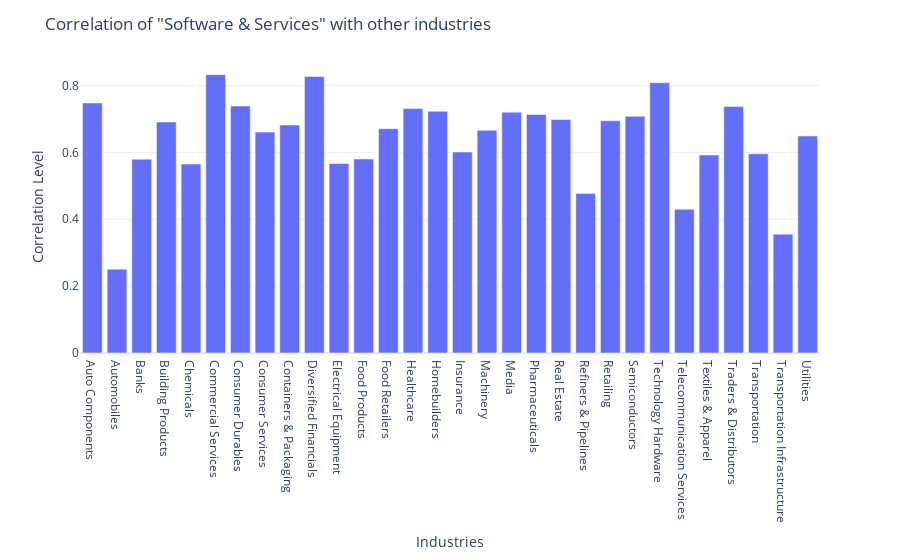

Notebook source saved alongside this figure:
### Markdown cell above
### 2.1 Correlation of "Software & Services" to other industries

### Code cell
fig = px.bar(correlation_matrix.loc[correlation_matrix.index !='Software & Services', ['Software & Services']])

fig.update_layout(
    title='Correlation of "Software & Services" with other industries',
    xaxis=dict(
        title='Industries'
    ),
    yaxis=dict(
        title='Correlation Level'
    ),
    showlegend=False,
    template='plotly_white',
)

### Figure 1 — Plotly figure (JSON) as saved in the notebook; plotly's stock layout.template omitted (floating-point values rounded to 4 significant figures)
{"data": [{"alignmentgroup": "True", "hovertemplate": "industry=Software & Services<br>_industry=%{x}<br>value=%{y}<extra></extra>", "legendgroup": "Software & Services", "marker": {"color": "#636efa", "pattern": {"shape": ""}}, "name": "Software & Services", "offsetgroup": "Software & Services", "orientation": "v", "showlegend": true, "textposition": "auto", "x": ["Auto Components", "Automobiles", "Banks", "Building Products", "Chemicals", "Commercial Services", "Consumer Durables", "Consumer Services", "Containers & Packaging", "Diversified Financials", "Electrical Equipment", "Food Products", "Food Retailers", "Healthcare", "Homebuilders", "Insurance", "Machinery", "Media", "Pharmaceuticals", "Real Estate", "Refiners & Pipelines", "Retailing", "Semiconductors", "Technology Hardware", "Telecommunication Services", "Textiles & Apparel", "Traders & Distributors", "Transportation", "Transportation Infrastructure", "Utilities"], "xaxis": "x", "y": [0.748, 0.2508, 0.5798, 0.691, 0.5651, 0.8324, 0.7385, 0.6606, 0.6817, 0.8268, 0.5666, 0.5801, 0.6705, 0.7308, 0.7229, 0.6011, 0.6658, 0.7202, 0.7133, 0.6982, 0.4768, 0.6948, 0.7079, 0.8083, 0.4298, 0.5919, 0.7368, 0.5958, 0.3555, 0.6489], "yaxis": "y", "type": "bar"}], "layout": {"xaxis": {"anchor": "y", "domain": [0.0, 1.0], "title": {"text": "Industries"}}, "yaxis": {"anchor": "x", "domain": [0.0, 1.0], "title": {"text": "Correlation Level"}}, "legend": {"title": {"text": "industry"}, "tracegroupgap": 0}, "margin": {"t": 60}, "barmode": "relative", "title": {"text": "Correlation of \"Software & Services\" with other industries"}, "showlegend": false}}
